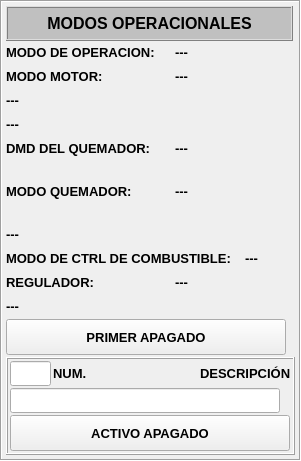
   <widget class="QFrame" name="Modo_Operacionales">
    <property name="geometry">
     <rect>
      <x>10</x>
      <y>445</y>
      <width>301</width>
      <height>461</height>
     </rect>
    </property>
    <property name="styleSheet">
     <string notr="true">background-color: none;</string>
    </property>
    <property name="frameShape">
     <enum>QFrame::Box</enum>
    </property>
    <property name="frameShadow">
     <enum>QFrame::Sunken</enum>
    </property>
    <layout class="QGridLayout" name="gridLayout_3">
     <property name="margin">
      <number>4</number>
     </property>
     <property name="spacing">
      <number>0</number>
     </property>
     <item row="0" column="0">
      <layout class="QVBoxLayout" name="verticalLayout_3">
       <item>
        <widget class="QFrame" name="frame_3">
         <property name="maximumSize">
          <size>
           <width>287</width>
           <height>35</height>
          </size>
         </property>
         <property name="styleSheet">
          <string notr="true">background-color: rgb(192, 192, 192);</string>
         </property>
         <property name="frameShape">
          <enum>QFrame::Box</enum>
         </property>
         <property name="frameShadow">
          <enum>QFrame::Raised</enum>
         </property>
         <layout class="QGridLayout" name="gridLayout_2">
          <item row="0" column="0">
           <widget class="QLabel" name="label_8">
            <property name="font">
             <font>
              <pointsize>12</pointsize>
              <weight>75</weight>
              <bold>true</bold>
             </font>
            </property>
            <property name="text">
             <string>MODOS OPERACIONALES</string>
            </property>
            <property name="alignment">
             <set>Qt::AlignCenter</set>
            </property>
           </widget>
          </item>
         </layout>
        </widget>
       </item>
       <item>
        <layout class="QVBoxLayout" name="verticalLayout_2">
         <property name="spacing">
          <number>2</number>
         </property>
         <item>
          <layout class="QHBoxLayout" name="horizontalLayout">
           <item>
            <widget class="QLabel" name="label_97">
             <property name="font">
              <font>
               <pointsize>10</pointsize>
               <weight>75</weight>
               <bold>true</bold>
              </font>
             </property>
             <property name="text">
              <string>MODO DE OPERACION:</string>
             </property>
            </widget>
           </item>
           <item>
            <widget class="QLabel" name="lbMOModOper">
             <property name="minimumSize">
              <size>
               <width>120</width>
               <height>22</height>
              </size>
             </property>
             <property name="maximumSize">
              <size>
               <width>120</width>
               <height>22</height>
              </size>
             </property>
             <property name="font">
              <font>
               <pointsize>10</pointsize>
               <weight>75</weight>
               <bold>true</bold>
              </font>
             </property>
             <property name="text">
              <string>---</string>
             </property>
            </widget>
           </item>
          </layout>
         </item>
         <item>
          <layout class="QHBoxLayout" name="horizontalLayout_2">
           <item>
            <widget class="QLabel" name="label_98">
             <property name="font">
              <font>
               <pointsize>10</pointsize>
               <weight>75</weight>
               <bold>true</bold>
              </font>
             </property>
             <property name="text">
              <string>MODO MOTOR:</string>
             </property>
            </widget>
           </item>
           <item>
            <widget class="QLabel" name="lbMOModMotor">
             <property name="minimumSize">
              <size>
               <width>120</width>
               <height>22</height>
              </size>
             </property>
             <property name="maximumSize">
              <size>
               <width>120</width>
               <height>22</height>
              </size>
             </property>
             <property name="font">
              <font>
               <pointsize>10</pointsize>
               <weight>75</weight>
               <bold>true</bold>
              </font>
             </property>
             <property name="text">
              <string>---</string>
             </property>
            </widget>
           </item>
          </layout>
         </item>
         <item>
          <widget class="QLabel" name="lbMOEdo01">
           <property name="minimumSize">
            <size>
             <width>260</width>
             <height>22</height>
            </size>
           </property>
           <property name="maximumSize">
            <size>
             <width>260</width>
             <height>22</height>
            </size>
           </property>
           <property name="font">
            <font>
             <pointsize>10</pointsize>
             <weight>75</weight>
             <bold>true</bold>
            </font>
           </property>
           <property name="text">
            <string>---</string>
           </property>
          </widget>
         </item>
         <item>
          <widget class="QLabel" name="lbMOEdo02">
           <property name="minimumSize">
            <size>
             <width>260</width>
             <height>22</height>
            </size>
           </property>
           <property name="maximumSize">
            <size>
             <width>260</width>
             <height>22</height>
            </size>
           </property>
           <property name="font">
            <font>
             <pointsize>10</pointsize>
             <weight>75</weight>
             <bold>true</bold>
            </font>
           </property>
           <property name="text">
            <string>---</string>
           </property>
          </widget>
         </item>
         <item>
          <layout class="QHBoxLayout" name="horizontalLayout_4">
           <item>
            <widget class="QLabel" name="label_101">
             <property name="font">
              <font>
               <pointsize>10</pointsize>
               <weight>75</weight>
               <bold>true</bold>
              </font>
             </property>
             <property name="text">
              <string>DMD DEL QUEMADOR:</string>
             </property>
            </widget>
           </item>
           <item>
            <widget class="QLabel" name="lbMODMD">
             <property name="minimumSize">
              <size>
               <width>120</width>
               <height>22</height>
              </size>
             </property>
             <property name="maximumSize">
              <size>
               <width>120</width>
               <height>22</height>
              </size>
             </property>
             <property name="font">
              <font>
               <pointsize>10</pointsize>
               <weight>75</weight>
               <bold>true</bold>
              </font>
             </property>
             <property name="text">
              <string>---</string>
             </property>
            </widget>
           </item>
          </layout>
         </item>
         <item>
          <layout class="QHBoxLayout" name="horizontalLayout_5">
           <item>
            <widget class="QLabel" name="label_102">
             <property name="font">
              <font>
               <pointsize>10</pointsize>
               <weight>75</weight>
               <bold>true</bold>
              </font>
             </property>
             <property name="text">
              <string>MODO QUEMADOR:</string>
             </property>
            </widget>
           </item>
           <item>
            <widget class="QLabel" name="lbMOModQuem">
             <property name="minimumSize">
              <size>
               <width>120</width>
               <height>22</height>
              </size>
             </property>
             <property name="maximumSize">
              <size>
               <width>120</width>
               <height>122</height>
              </size>
             </property>
             <property name="font">
              <font>
               <pointsize>10</pointsize>
               <weight>75</weight>
               <bold>true</bold>
              </font>
             </property>
             <property name="text">
              <string>---</string>
             </property>
            </widget>
           </item>
          </layout>
         </item>
         <item>
          <widget class="QLabel" name="lbMOEdo03">
           <property name="minimumSize">
            <size>
             <width>260</width>
             <height>22</height>
            </size>
           </property>
           <property name="maximumSize">
            <size>
             <width>260</width>
             <height>22</height>
            </size>
           </property>
           <property name="font">
            <font>
             <pointsize>10</pointsize>
             <weight>75</weight>
             <bold>true</bold>
            </font>
           </property>
           <property name="text">
            <string>---</string>
           </property>
          </widget>
         </item>
         <item>
          <layout class="QHBoxLayout" name="horizontalLayout_6">
           <item>
            <widget class="QLabel" name="label_104">
             <property name="font">
              <font>
               <pointsize>10</pointsize>
               <weight>75</weight>
               <bold>true</bold>
              </font>
             </property>
             <property name="text">
              <string>MODO DE CTRL DE COMBUSTIBLE:</string>
             </property>
            </widget>
           </item>
           <item>
            <widget class="QLabel" name="lbMCTRLC">
             <property name="minimumSize">
              <size>
               <width>50</width>
               <height>22</height>
              </size>
             </property>
             <property name="maximumSize">
              <size>
               <width>50</width>
               <height>22</height>
              </size>
             </property>
             <property name="font">
              <font>
               <pointsize>10</pointsize>
               <weight>75</weight>
               <bold>true</bold>
              </font>
             </property>
             <property name="text">
              <string>---</string>
             </property>
            </widget>
           </item>
          </layout>
         </item>
         <item>
          <layout class="QHBoxLayout" name="horizontalLayout_7">
           <item>
            <widget class="QLabel" name="label_105">
             <property name="font">
              <font>
               <pointsize>10</pointsize>
               <weight>75</weight>
               <bold>true</bold>
              </font>
             </property>
             <property name="text">
              <string>REGULADOR:</string>
             </property>
            </widget>
           </item>
           <item>
            <widget class="QLabel" name="lbMOReg">
             <property name="minimumSize">
              <size>
               <width>120</width>
               <height>22</height>
              </size>
             </property>
             <property name="maximumSize">
              <size>
               <width>120</width>
               <height>22</height>
              </size>
             </property>
             <property name="font">
              <font>
               <pointsize>10</pointsize>
               <weight>75</weight>
               <bold>true</bold>
              </font>
             </property>
             <property name="text">
              <string>---</string>
             </property>
            </widget>
           </item>
          </layout>
         </item>
         <item>
          <widget class="QLabel" name="lbMOEdo04">
           <property name="minimumSize">
            <size>
             <width>260</width>
             <height>22</height>
            </size>
           </property>
           <property name="maximumSize">
            <size>
             <width>260</width>
             <height>22</height>
            </size>
           </property>
           <property name="font">
            <font>
             <pointsize>10</pointsize>
             <weight>75</weight>
             <bold>true</bold>
            </font>
           </property>
           <property name="text">
            <string>---</string>
           </property>
          </widget>
         </item>
         <item>
          <widget class="QPushButton" name="btnMOPA">
           <property name="minimumSize">
            <size>
             <width>280</width>
             <height>36</height>
            </size>
           </property>
           <property name="maximumSize">
            <size>
             <width>280</width>
             <height>36</height>
            </size>
           </property>
           <property name="font">
            <font>
             <pointsize>10</pointsize>
             <weight>75</weight>
             <bold>true</bold>
            </font>
           </property>
           <property name="text">
            <string>PRIMER APAGADO</string>
           </property>
          </widget>
         </item>
         <item>
          <widget class="QFrame" name="frame_21">
           <property name="frameShape">
            <enum>QFrame::Box</enum>
           </property>
           <property name="frameShadow">
            <enum>QFrame::Raised</enum>
           </property>
           <layout class="QGridLayout" name="gridLayout">
            <property name="margin">
             <number>2</number>
            </property>
            <property name="spacing">
             <number>2</number>
            </property>
            <item row="0" column="0">
             <layout class="QVBoxLayout" name="verticalLayout">
              <item>
               <layout class="QHBoxLayout" name="horizontalLayout_3">
                <item>
                 <widget class="QLineEdit" name="leMONum">
                  <property name="minimumSize">
                   <size>
                    <width>41</width>
                    <height>25</height>
                   </size>
                  </property>
                  <property name="maximumSize">
                   <size>
                    <width>41</width>
                    <height>25</height>
                   </size>
                  </property>
                 </widget>
                </item>
                <item>
                 <widget class="QLabel" name="label_107">
                  <property name="font">
                   <font>
                    <pointsize>10</pointsize>
                    <weight>75</weight>
                    <bold>true</bold>
                   </font>
                  </property>
                  <property name="text">
                   <string>NUM.</string>
                  </property>
                 </widget>
                </item>
                <item>
                 <spacer name="horizontalSpacer">
                  <property name="orientation">
                   <enum>Qt::Horizontal</enum>
                  </property>
                  <property name="sizeHint" stdset="0">
                   <size>
                    <width>40</width>
                    <height>20</height>
                   </size>
                  </property>
                 </spacer>
                </item>
                <item>
                 <widget class="QLabel" name="label_108">
                  <property name="font">
                   <font>
                    <pointsize>10</pointsize>
                    <weight>75</weight>
                    <bold>true</bold>
                   </font>
                  </property>
                  <property name="text">
                   <string>DESCRIPCIÓN</string>
                  </property>
                 </widget>
                </item>
               </layout>
              </item>
              <item>
               <widget class="QLineEdit" name="leMODescr">
                <property name="minimumSize">
                 <size>
                  <width>270</width>
                  <height>25</height>
                 </size>
                </property>
                <property name="maximumSize">
                 <size>
                  <width>261</width>
                  <height>25</height>
                 </size>
                </property>
               </widget>
              </item>
              <item>
               <widget class="QPushButton" name="btnMOAA">
                <property name="minimumSize">
                 <size>
                  <width>280</width>
                  <height>36</height>
                 </size>
                </property>
                <property name="maximumSize">
                 <size>
                  <width>280</width>
                  <height>36</height>
                 </size>
                </property>
                <property name="font">
                 <font>
                  <pointsize>10</pointsize>
                  <weight>75</weight>
                  <bold>true</bold>
                 </font>
                </property>
                <property name="text">
                 <string>ACTIVO APAGADO</string>
                </property>
               </widget>
              </item>
             </layout>
            </item>
           </layout>
          </widget>
         </item>
        </layout>
       </item>
      </layout>
     </item>
    </layout>
   </widget>
